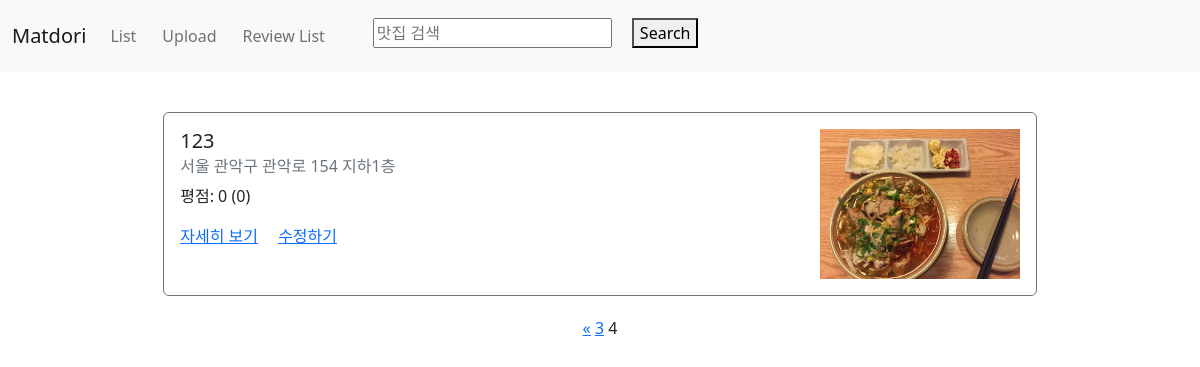
The app's page /first/list/?page=4 with its own data.
### first/models.py (models this page shows)
class Restaurant(models.Model):
    name = models.CharField(max_length=30)
    address = models.CharField(max_length=200)
    password = models.CharField(max_length=20, default=None, null=True) #None을 사용하려면 null값을 true로 설정해야한다.
    photo = models.ImageField(upload_to='%Y/%m/%d', blank=True)
    created_at = models.DateTimeField(auto_now_add=True)
    updated_at = models.DateTimeField(auto_now=True)
    class Meta:
        ordering = ['-id']

### first/views.py (the view)
# urls.py: path('list/', views.list, name="list"),
def list(request):
    restaurants = Restaurant.objects.all().annotate(reviews_count=Count('review')).annotate(average_point=Avg('review__point'))
    paginator = Paginator(restaurants, 5)
    lastpage = int(paginator.num_pages)-1
    page = request.GET.get('page')
    items = paginator.get_page(page)
    context={
        'restaurants' : items,
        'lastPage' : lastpage,
    }
    return render(request, 'first/list.html', context)

### first/templates/first/list.html (shortened to what this page needs)
{%extends 'first/base.html'%} {%load static%} {%block content%}
<div class="container">
  {% for item in restaurants %}
  <div class="row restaurants-item" style="margin: 20px auto">
    <div class="col-sm-12">
      <div class="card border-secondary">
        <div class="card-body">
          {% if item.photo %}
          <img
            src="{{ item.photo.url }}"
          />
          {% endif %}
          <h5 class="card-title">{{item.name}}</h5>
          <h6 class="card-subtitle mb-2 text-muted">{{item.address}}</h6>
          <p class="card-text">
            평점: {% if item.average_point == None %} 0 {% else %}
            {{ item.average_point }} {% endif %} ({{item.reviews_count}})
          </p>
          <a href="{% url 'restaurant-detail' id=item.id %}" class="card-link"
            >자세히 보기</a
          >
          <a
            href="{% url 'restaurant-update' %}?id={{ item.id }}"
            class="card-link"
            >수정하기</a
          >
        </div>
      </div>
    </div>
  </div>
  {%endfor%}
  <div class="row">
    <div class="col-sm-12 text-center">
      <div class="pagination">
        <span class="step-links text-center" style="width: 100%">
          {%if restaurants.has_previous%}
          <a href="?page=1">&laquo;</a>
          <a href="?page={{restaurants.previous_page_number}}"
            >{{restaurants.previous_page_number}}</a
          >
          {%endif%}
          <span class="current"> {{restaurants.number }} </span>
        </span>
      </div>
    </div>
  </div>
</div>
{% endblock %}

### first/static/first/styles.css (style rules this page uses)
body > div.container > div.row.restaurants-item > div > div { width: 80%; margin: 0 auto; }
body > div.container > div > div > div > div > img { max-height: 150px; min-height: 150px; margin: 0px; float: right; }

### records on screen
Restaurant: photo (picture), name "123", address "서울 관악구 관악로 154 지하1층", shows "0", reviews_count "0"

### other values on screen
{{ restaurants.previous_page_number }} "3"
{{ restaurants.number }} "4"
